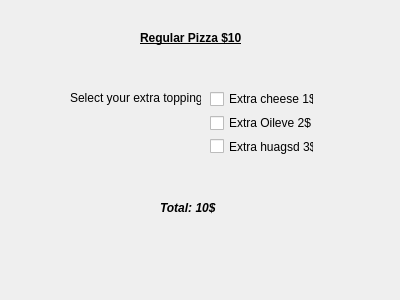
<?xml version="1.0" encoding="UTF-8"?>
<ui version="4.0">
 <class>Dialog</class>
 <widget class="QDialog" name="Dialog">
  <property name="geometry">
   <rect>
    <x>0</x>
    <y>0</y>
    <width>400</width>
    <height>300</height>
   </rect>
  </property>
  <property name="windowTitle">
   <string>Dialog</string>
  </property>
  <widget class="QWidget" name="gridLayoutWidget">
   <property name="geometry">
    <rect>
     <x>210</x>
     <y>90</y>
     <width>104</width>
     <height>65</height>
    </rect>
   </property>
   <layout class="QVBoxLayout" name="verticalLayout">
    <item>
     <widget class="QCheckBox" name="checkBox_1">
      <property name="text">
       <string>Extra cheese 1$</string>
      </property>
     </widget>
    </item>
    <item>
     <widget class="QCheckBox" name="checkBox_2">
      <property name="text">
       <string>Extra Oileve 2$</string>
      </property>
     </widget>
    </item>
    <item>
     <widget class="QCheckBox" name="checkBox_3">
      <property name="text">
       <string>Extra huagsd 3$</string>
      </property>
     </widget>
    </item>
   </layout>
  </widget>
  <widget class="QLabel" name="label_2">
   <property name="geometry">
    <rect>
     <x>140</x>
     <y>30</y>
     <width>121</width>
     <height>16</height>
    </rect>
   </property>
   <property name="font">
    <font>
     <weight>75</weight>
     <bold>true</bold>
     <underline>true</underline>
    </font>
   </property>
   <property name="text">
    <string>Regular Pizza $10</string>
   </property>
  </widget>
  <widget class="QLabel" name="labelTotal">
   <property name="geometry">
    <rect>
     <x>160</x>
     <y>200</y>
     <width>61</width>
     <height>16</height>
    </rect>
   </property>
   <property name="font">
    <font>
     <weight>75</weight>
     <italic>true</italic>
     <bold>true</bold>
    </font>
   </property>
   <property name="text">
    <string>Total: 10$</string>
   </property>
  </widget>
  <widget class="QLabel" name="label">
   <property name="geometry">
    <rect>
     <x>70</x>
     <y>90</y>
     <width>131</width>
     <height>16</height>
    </rect>
   </property>
   <property name="text">
    <string>Select your extra topping</string>
   </property>
  </widget>
 </widget>
 <resources/>
 <connections/>
</ui>
